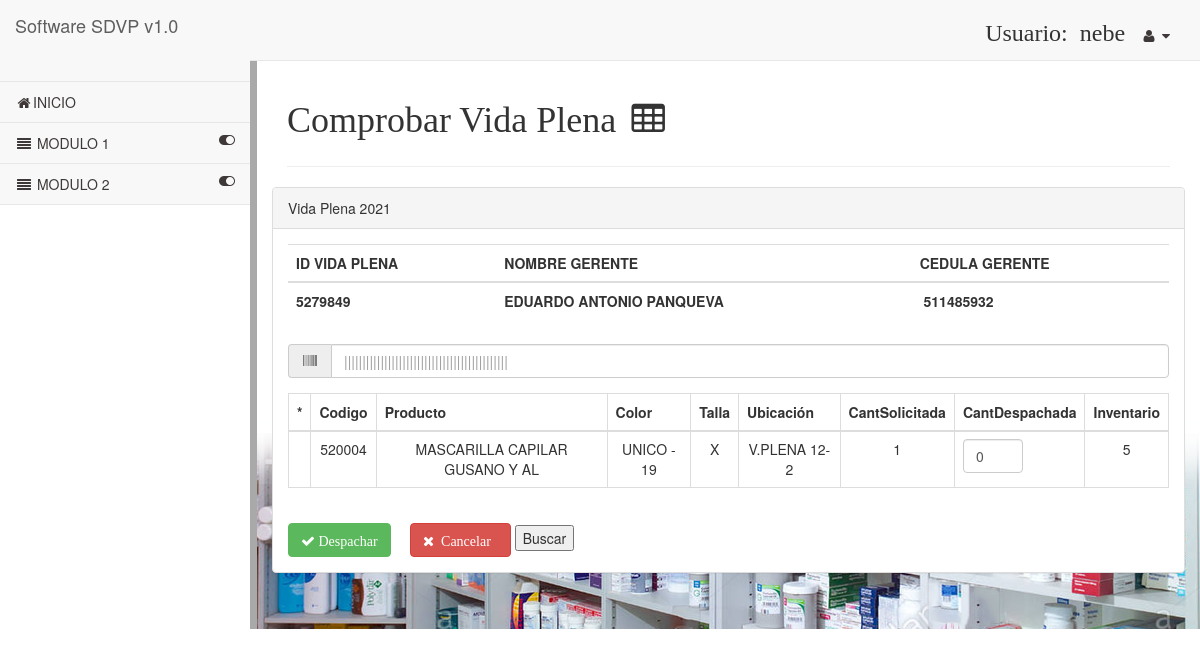
Screenshot of /src1/Web/pages/index.php?modulo=Vidaplena&controlador=vidaplena&funcion=getEditar&idpedido=5279849 (signed in) with the database file from the repository.
### tables this page shows
CREATE TABLE `vidaplena` (
  `contador` int(5) NOT NULL,
  `idpedido` int(10) NOT NULL,
  `idlote` int(10) NOT NULL,
  `cedulagere` int(13) NOT NULL,
  `nombregere` varchar(30) NOT NULL,
  `fecha` date NOT NULL,
  `referenc` varchar(10) NOT NULL,
  `color` varchar(12) NOT NULL,
  `talla` varchar(5) NOT NULL,
  `cantsol` int(4) NOT NULL,
  `ubica` varchar(20) NOT NULL,
  `inv` int(5) NOT NULL,
  `cantvend` int(5) NOT NULL,
  `id_estado` int(2) NOT NULL,
  `nompro` varchar(30) NOT NULL,
  `codba` varchar(12) NOT NULL
);

### src1/Controller/Vidaplena/vidaplenaController.php (called while the page is built, shortened)
<?php
class vidaplenaController{
        function getEditar(){
            $producto=$_GET['idpedido'];
            $sql="select * from vidaplena where idpedido=$producto";
            $objUsu= new vidaplenaModel();
            $producto=$objUsu->consultar($sql);
            include_once('../../view/Vidaplena/editar.html.php');
        }
}
?>

### src1/Lib/Config/configuracion.php (called while the page is built)
<?php
	$server="localhost";
	$user="root";
	$password="";
	$database="moda"
?>

### src1/Lib/Config/conexionSqli.php (called while the page is built, shortened)
<?php
	 class Connection
	{
		private $server;
		private $user;
		private $password;
		private $database;
		public $conexion;
		private function setConect()
		{
			require ("configuracion.php");
			$this->server=$server;
			$this->user=$user;
			$this->password=$password;
			$this->database=$database;
		}
		public function Conect()
		{
                    $this->conexion = new mysqli($this->server, $this->user, $this->password, $this->database);
                    if(mysqli_connect_errno()){
                        echo "No se ha podido establecer conexión con el servidor de bases de datos.<br>", mysqli_connect_error();
                        exit();
                    }
                    else
                    {
                        $this->conexion->set_charset("utf8");
                    }
                }
                public function getConect()
                {
                    return $this->conexion;
                }
	}
?>

### src1/Model/MasterModel.php (called while the page is built, shortened)
<?php
include("../../Lib/Config/conexionSqli.php");
class MasterModel extends Connection {
    public function consultar($sql)
    {
        $resultado=mysqli_query($this->getConect(), $sql);
        if ($this->conexion->connect_errno == 0)
        {
            $result=array();
            while ($row=mysqli_fetch_array($resultado))
           {
               $result[]=$row;
            }
            return $result;
        }
        else
        {
         echo mysqli_error();
        }
    }
}

### src1/View/Vidaplena/editar.html.php (the view, shortened to what this page needs)
<html>
<div id="page-wrapper">
      <div class="row">
          <div class="col-lg-12">
            <h1 class="page-header">Comprobar Vida Plena&nbsp<i class="fa  fa-table fa-fw"></i></h1>
          </div>
      </div>
            <div class="row">
               <div class="panel panel-default">
                        <div class="panel-heading">
                             Vida Plena 2021
                        </div>
                        <div class="panel-body">
                                      <div class="form-group">
                                        <table class="table" width="100px">
                                          <tr>
                                                  <th scope="col">ID VIDA PLENA</th>
                                                  <th scope="col">NOMBRE GERENTE</th>
                                                  <th scope="col">CEDULA GERENTE</th>
                                          </tr>
                                              <tbody>
                                                <tr>
                                                  <td> <label><?php foreach($producto as $productos){} echo $productos[1]?></label>
                                                  </td>
                                                  <td> <label><?php foreach($producto as $productos){} echo $productos[4]?></label></td>
                                                  <td>   <label>&nbsp;<?php foreach($producto as $productos){} echo $productos[3]?></label>
                                                </td>
                                                </tr>
                                        </table>
                                          <div class="form-group input-group" >
                                          <span class="input-group-addon" > <i class="fa  fa-barcode fa-fw"></i>  </span>
                                          <input type="text" name="CodBarras" id="CodBarras" class="form-control"  width="100" placeholder="|||||||||||||||||||||||||||||||||||||||||||||">
                                          </div>
                                          <form role="form" name="idpedido" method="post" action="<?php echo getUrl("Vidaplena","vidaplena","postEditar"); ?>">
                                         <div class="table-responsive">
                                            <table class="table table-striped table-bordered table-hover" width="500px">
                                              <thead>
                                                <tr>
                                                  <th scope="col">*</th>
                                                  <th scope="col">Codigo</th>
                                                  <th scope="col">Producto</th>
                                                  <th scope="col">Color</th>
                                                  <th scope="col">Talla</th>
                                                  <th scope="col">Ubicación</th>
                                                  <th scope="col">CantSolicitada</th>
                                                  <th scope="col">CantDespachada</th>
                                                  <th scope="col">Inventario</th>
                                                </tr>
                                              </thead>
                                              <tbody>
                                                <tr>
                                                <?php
                                                foreach ($producto as $productos){
                                                    echo '<tr class="gradeA odd" role="row" style="text-align: center;">
                                                    <td>
                                                    <input type="hidden" class="form-control" type="number" style="width : 60px; heigth : 1px" name="select[]" id="select[]" value="'.$productos['contador'].'">
                                                    </td>
                                                    <td>'.$productos['referenc'].'</td>
                                                    <td>'.$productos['nompro'].'</td>
                                                    <td>'.$productos['color'].'</td>
                                                    <td>'.$productos['talla'].'</td>
                                                    <td>'.$productos['ubica'].'</td>
                                                    <td>'.$productos['cantsol'].'</td>
                                                    <td>
                                                    <input class="form-control" type="number" style="width : 60px; heigth : 1px" name="selectinput[]" id="selectinput[]" value="0"  max="'.$productos['cantsol'].'" min="0">
                                                    </td>
                                                    <td>'.$productos['inv'].'</td>
                                                    </tr>';
                                                }
                                                        ?>
                                                 </tbody>
                                               </table>
                                            </div>
                                        </div>
                                        <?php
                                          echo ' <a href="index.php?modulo=Vidaplena&controlador=vidaplena&funcion=postEditar&idpedido='.$productos['idpedido'].'"><button class="btn btn-success"><i class="fa fa fa-check">&nbsp;Despachar</i></button></a>
                                                </td>';?>
                                        </form>&nbsp; &nbsp; <?php
                                          echo ' <a href="index.php?modulo=Vidaplena&controlador=vidaplena&funcion=listar"><button class="btn btn-danger"><i class="fa  fa-times">&nbsp;&nbspCancelar&nbsp&nbsp</i></button></a>
                                                </td>';
                                          ?>
<input type="submit" name="" value="Buscar" id="boton1" onclick = "funcion();">
                            </div>
                      </div>
              </div>
</div>
</html>

### rows the page displays
vidaplena: idpedido "5279849", nombregere "EDUARDO ANTONIO PANQUEVA", cedulagere "511485932", referenc "520004", nompro "MASCARILLA CAPILAR GUSANO Y AL", color "UNICO - 19", talla "X", ubica "V.PLENA 12-2", cantsol "1", inv "5"

### other values shown
$_SESSION["identificacion"] "nebe"
